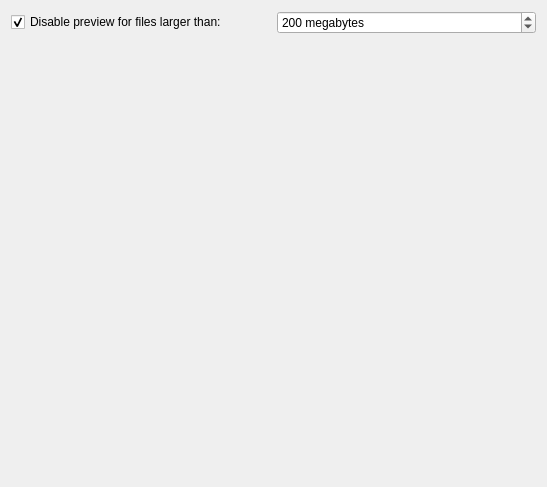
<?xml version="1.0" encoding="UTF-8"?>
<ui version="4.0">
 <class>PreviewSettingsPage</class>
 <widget class="QWidget" name="PreviewSettingsPage">
  <property name="geometry">
   <rect>
    <x>0</x>
    <y>0</y>
    <width>547</width>
    <height>487</height>
   </rect>
  </property>
  <layout class="QVBoxLayout" name="verticalLayout">
   <item>
    <layout class="QHBoxLayout" name="horizontalLayout">
     <item>
      <widget class="QCheckBox" name="kcfg_limitPreviewFileSize">
       <property name="enabled">
        <bool>true</bool>
       </property>
       <property name="text">
        <string>Disable preview for files larger than:</string>
       </property>
       <property name="checked">
        <bool>true</bool>
       </property>
      </widget>
     </item>
     <item>
      <widget class="QSpinBox" name="kcfg_previewFileSizeLimit">
       <property name="suffix">
        <string> megabytes</string>
       </property>
       <property name="minimum">
        <number>10</number>
       </property>
       <property name="maximum">
        <number>10000</number>
       </property>
       <property name="singleStep">
        <number>10</number>
       </property>
       <property name="value">
        <number>200</number>
       </property>
      </widget>
     </item>
    </layout>
   </item>
   <item>
    <spacer name="verticalSpacer">
     <property name="orientation">
      <enum>Qt::Vertical</enum>
     </property>
     <property name="sizeHint" stdset="0">
      <size>
       <width>20</width>
       <height>40</height>
      </size>
     </property>
    </spacer>
   </item>
  </layout>
 </widget>
 <resources/>
 <connections/>
</ui>
